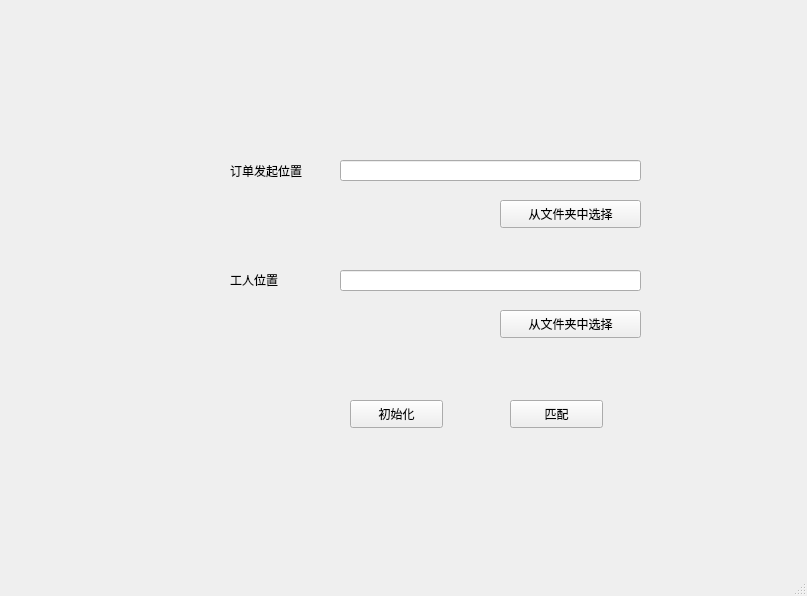
<?xml version="1.0" encoding="UTF-8"?>
<ui version="4.0">
 <class>MainWindow</class>
 <widget class="QMainWindow" name="MainWindow">
  <property name="geometry">
   <rect>
    <x>0</x>
    <y>0</y>
    <width>807</width>
    <height>596</height>
   </rect>
  </property>
  <property name="windowTitle">
   <string>MainWindow</string>
  </property>
  <widget class="QWidget" name="centralwidget">
   <widget class="QPushButton" name="pushButtonfirst">
    <property name="geometry">
     <rect>
      <x>500</x>
      <y>200</y>
      <width>141</width>
      <height>28</height>
     </rect>
    </property>
    <property name="text">
     <string>从文件夹中选择</string>
    </property>
   </widget>
   <widget class="QPushButton" name="pushButtonworker">
    <property name="geometry">
     <rect>
      <x>500</x>
      <y>310</y>
      <width>141</width>
      <height>28</height>
     </rect>
    </property>
    <property name="text">
     <string>从文件夹中选择</string>
    </property>
   </widget>
   <widget class="QLineEdit" name="lineEditfirst">
    <property name="geometry">
     <rect>
      <x>340</x>
      <y>160</y>
      <width>301</width>
      <height>21</height>
     </rect>
    </property>
   </widget>
   <widget class="QLineEdit" name="lineEditworker">
    <property name="geometry">
     <rect>
      <x>340</x>
      <y>270</y>
      <width>301</width>
      <height>21</height>
     </rect>
    </property>
   </widget>
   <widget class="QLabel" name="label">
    <property name="geometry">
     <rect>
      <x>230</x>
      <y>160</y>
      <width>91</width>
      <height>21</height>
     </rect>
    </property>
    <property name="text">
     <string>订单发起位置</string>
    </property>
   </widget>
   <widget class="QLabel" name="label_2">
    <property name="geometry">
     <rect>
      <x>230</x>
      <y>270</y>
      <width>91</width>
      <height>20</height>
     </rect>
    </property>
    <property name="text">
     <string>工人位置</string>
    </property>
   </widget>
   <widget class="QPushButton" name="pushButton_3">
    <property name="geometry">
     <rect>
      <x>350</x>
      <y>400</y>
      <width>93</width>
      <height>28</height>
     </rect>
    </property>
    <property name="text">
     <string>初始化</string>
    </property>
   </widget>
   <widget class="QPushButton" name="pushButton_4">
    <property name="geometry">
     <rect>
      <x>510</x>
      <y>400</y>
      <width>93</width>
      <height>28</height>
     </rect>
    </property>
    <property name="text">
     <string>匹配</string>
    </property>
   </widget>
  </widget>
  <widget class="QMenuBar" name="menubar">
   <property name="geometry">
    <rect>
     <x>0</x>
     <y>0</y>
     <width>807</width>
     <height>26</height>
    </rect>
   </property>
  </widget>
  <widget class="QStatusBar" name="statusbar"/>
 </widget>
 <resources/>
 <connections/>
</ui>
